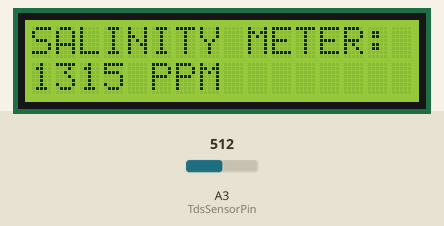
Recording of a sketch running on a simulated Arduino Uno, built with avr-gcc and run on an emulated ATmega328P. Shown: 16×2 character LCD. The inputs (shaded band) are chosen by the test bench; at power-on: A3 (TdsSensorPin) = 512. What the sketch prints to the serial monitor is not drawn.

Above: at 1.2 s.
1.3 s: A3 (TdsSensorPin) set to 716
At 2.9 s:
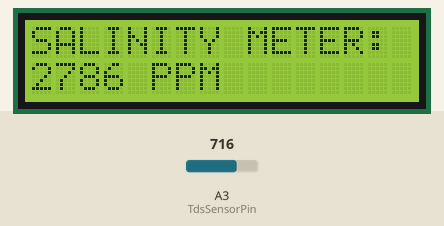
5.4 s: A3 (TdsSensorPin) set to 900
At 7.0 s:
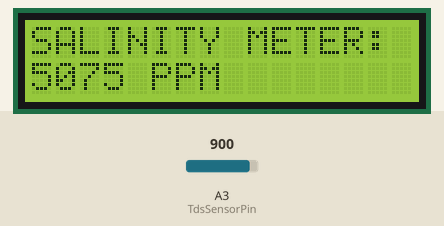
8.7 s: A3 (TdsSensorPin) set to 1023
At 10.1 s:
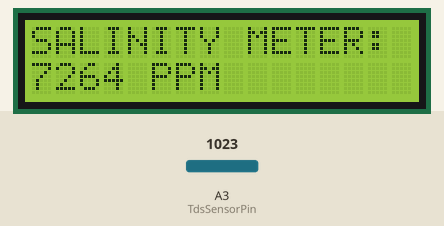
Timing chart, 0 to 11.7 s (numbered marks = the images above; inputs shaded):
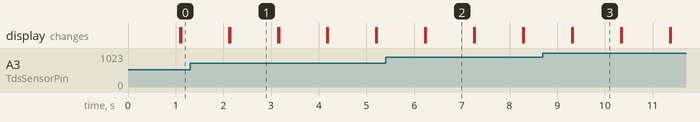

The sketch:

thesis_tds.ino
```cpp
  #include <EEPROM.h>
#include "GravityTDS.h"
#include <LiquidCrystal_I2C.h>

LiquidCrystal_I2C lcd(0x27, 16, 2);

#define TdsSensorPin A3
GravityTDS gravityTds;

float tdsValue = 0;

void setup()
{
    Serial.begin(9600);
    lcd.begin();
    gravityTds.setPin(TdsSensorPin);
    gravityTds.setAref(5.0);  //reference voltage on ADC, default 5.0V on Arduino UNO
    gravityTds.setAdcRange(1024);  //1024 for 10bit ADC;4096 for 12bit ADC

    // Calibration
    float calibrationFactor = 0.8; // adjust this value to calibrate the readings
    gravityTds.setKvalue(calibrationFactor * 0.5); // set K-value using the calibration factor

    gravityTds.begin();  //initialization
}

void loop()
{

    gravityTds.update();  //sample and calculate
    tdsValue = gravityTds.getTdsValue(); // then get the value
    Serial.print(tdsValue,0);
    Serial.println("ppm");
    lcd.setCursor(0, 0);
    lcd.print("SALINITY METER:");
    lcd.setCursor(0, 1);
    lcd.print(tdsValue,0);
    lcd.print(" PPM");
    delay(1000);
    lcd.clear();
}
```

Measured:
- after the input at 1.3 s, the display: first differs from a run without the input after 0.84 s (image 1)
- after the input at 5.4 s, the display: first differs from a run without the input after 0.85 s (image 2)
- after the input at 8.7 s, the display: first differs from a run without the input after 0.63 s (image 3)
- what the display in image 1 shows lasts 1.0 s, from 2.1 s to 3.1 s
